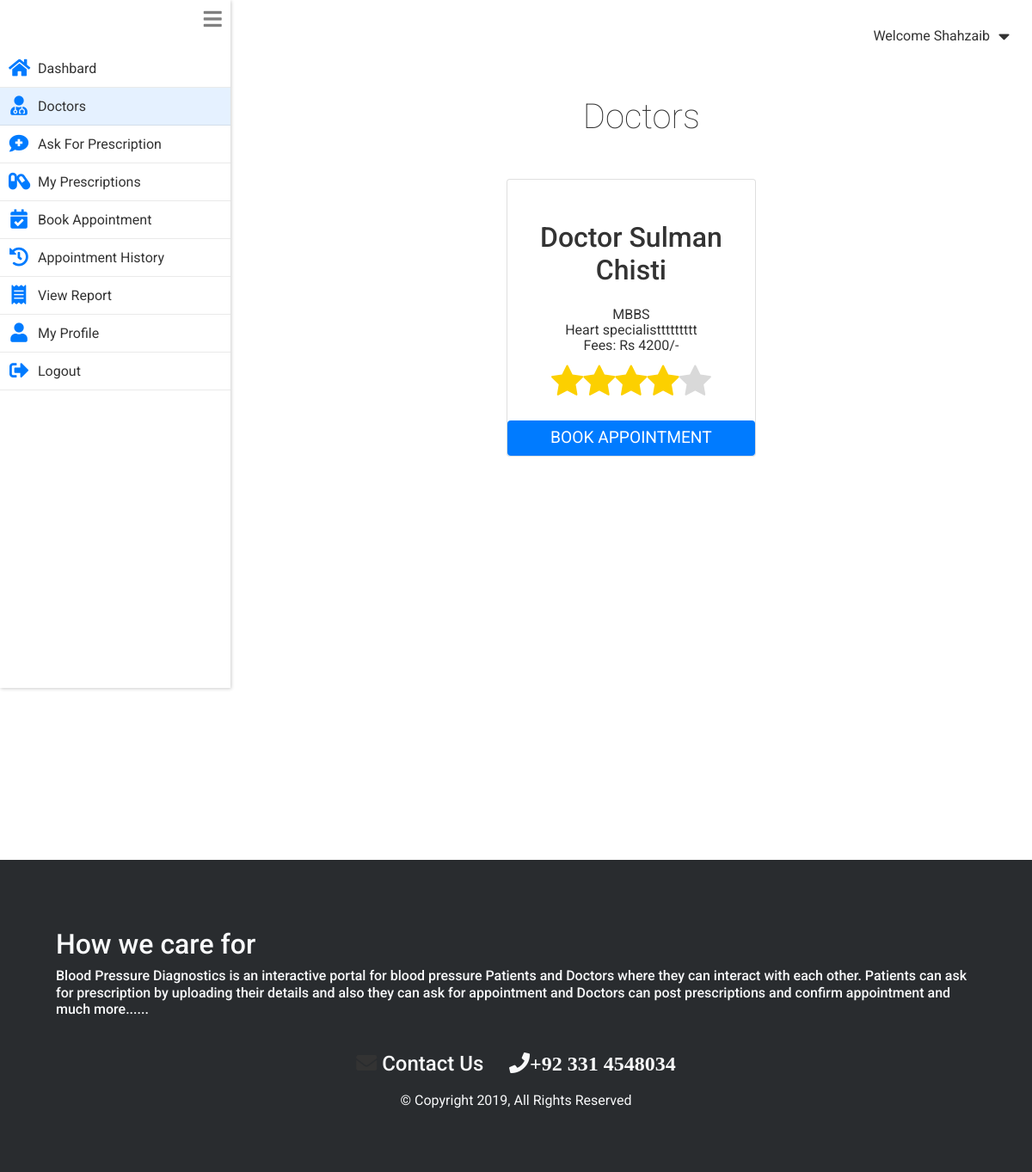
The app's page /patient/doctors.php (signed in) with its own data.
### tables this page shows
CREATE TABLE `patients` (
  `id` int(11) NOT NULL,
  `username` varchar(255) NOT NULL,
  `name` varchar(255) NOT NULL,
  `email` varchar(255) NOT NULL,
  `gender` varchar(6) NOT NULL,
  `hashedPassword` varchar(255) NOT NULL,
  `phone` varchar(255) NOT NULL,
  `address` varchar(255) NOT NULL,
  `city` varchar(255) NOT NULL,
  `dob` varchar(255) NOT NULL,
  `created_on` timestamp NOT NULL DEFAULT CURRENT_TIMESTAMP
);

CREATE TABLE `doctors` (
  `id` int(11) NOT NULL,
  `username` varchar(255) NOT NULL,
  `name` varchar(255) NOT NULL,
  `email` varchar(255) NOT NULL,
  `gender` varchar(6) NOT NULL,
  `hashedPassword` varchar(255) NOT NULL,
  `phone` varchar(60) NOT NULL,
  `address` varchar(255) NOT NULL,
  `city` varchar(60) NOT NULL,
  `dob` varchar(255) NOT NULL,
  `about` varchar(255) NOT NULL,
  `specialization` varchar(60) NOT NULL,
  `qualification` varchar(60) NOT NULL,
  `fees` int(11) NOT NULL,
  `created_on` timestamp NOT NULL DEFAULT CURRENT_TIMESTAMP
);

### private/functions.php (called while the page is built, shortened)
<?php
function loggedInPatientId(){
  return $_SESSION[SessionContract::SESSION_PATIENT_ID];
}
  function urlFor($script_path) {
      if($script_path[0] != '/') {
        $script_path = "/" . $script_path;
      }
      return WWW_ROOT . $script_path;
  }
  function getStylePath($stylesheet_name) {
      if($stylesheet_name[0] != '/') {
        $stylesheet_name = "/" . $stylesheet_name;
      }
      return STYLES_PATH . $stylesheet_name;
  }
?>

### private/model/patient.class.php (called while the page is built, shortened)
<?php
class Patient {
    private $name;
    static private $db;
  static public function setDatabase($pdo){
    if($pdo){
      Patient::$db = $pdo;
    }
    else{
      throw new \Exception("Please pass valid database in Patient ");
    }
  }
  static public function find_patient_by_id($id){
    $queryString  = "SELECT * FROM ".PatientTable::TABLE_NAME." ";
    $queryString .= "WHERE ".PatientTable::COLUMN_ID." = ?";
    $stmt = Patient::$db->prepare($queryString);
    $stmt->execute([$id]);
    $patient = $stmt->fetch(PDO::FETCH_ASSOC);
    if($patient){
      return new Patient($patient);
    }
    else {
      return false;
    }
  }
  public function setName($name='')
  {
    $this->name = $name;
  }
  public function getName()
  {
    return $this->name;
  }
}
?>

### private/model/doctor.class.php (called while the page is built, shortened)
<?php
class Doctor
{
    private $id;
    private $name;
    private $specialization;
    private $qualification;
    private $fees;
    static private $db;
    function __construct($args =[]){
            $this->setId($args[DoctorTable::COLUMN_ID] ?? '');
    }
    static public function setDatabase($pdo){
      if($pdo){
        Doctor::$db = $pdo;
      }
      else{
        throw new \Exception("Please pass valid database in doctor ");
      }
    }
    static public function find_all_doctors(){
     $queryString  = "SELECT * FROM ".DoctorTable::TABLE_NAME;
     $stmt = Doctor::$db->prepare($queryString);
     $stmt->execute();
     $doctors = [];
     while($doctorAssoc = $stmt->fetch(PDO::FETCH_ASSOC)){
       $doctors[]= new self($doctorAssoc);
     }
     if(!empty($doctors)){
       return $doctors;
     }else{
       return false;
     }
    }
    public function getId() {
         return $this->id;
    }
    public function setId($id) {
         $this->id = $id;
         $this->reviews = Review::find_reviews_by_doctor_id($id);
    }
    public function getName() {
         return $this->name;
    }
    public function setName($name) {
         $this->name = $name;
    }
    public function getSpecialization() {
         return $this->specialization;
    }
    public function setSpecialization($specialization) {
         $this->specialization = $specialization;
    }
    public function getQualification() {
         return $this->qualification;
    }
    public function setQualification($qualification) {
         $this->qualification = $qualification;
    }
    public function getFees() {
         return $this->fees;
    }
    public function setFees($fees) {
         $this->fees = $fees;
    }
}
 ?>

### public/patient/doctors.php (the view, shortened to what this page needs)
<?php  require_once('../../private/initialize.php');
    $page_title = "Doctors";
    require_once(getSharedFilePath('patient/header.php'));
    $doctors = Doctor::find_all_doctors();
?>
  <section class="main_content mt-5">
    <h1 class="mb-4">Doctors</h1>
      <div class="doctors-container">
        <div class="row col-lg-10 mx-auto">
          <?php foreach ($doctors as $doctor): ?>
            <div  class="card text-center col-10  col-md-5 mx-auto"
                style="padding:0;"  onclick="location.href='<?php echo urlFor('patient/doctor_detail.php')."?doctor_id=".$doctor->getId(); ?>';">
              <h5 class="card-title text-capitalize mt-5"><?php echo $doctor->getName(); ?></h5>
              <div class="card-subtitle mt-2"><?php echo $doctor->getQualification(); ?></div>
              <div class="card-subtitle "><?php echo $doctor->getSpecialization(); ?></div>
              <div class="card-subtitle ">Fees: Rs <?php echo $doctor->getFees(); ?>/-</div>
              <?php echo Review::getRatingStars((int) Review::get_average_doctor_rating($doctor->getId())); ?>
              <a class="btn btn-primary " href="<?php echo urlFor('patient/book_appointment.php')."?doctor_id=".$doctor->getId(); ?>">Book Appointment</a>
            </div>
          <?php endforeach; ?>
        </div>
      </div>
  </section>
<?php     require_once(getSharedFilePath('footer.php')); ?>

### private/shared/patient/header.php (shortened to what this page needs)
<?php
  $patient_id = loggedInPatientId();
  $patient = Patient::find_patient_by_id($patient_id);
 ?>
<!DOCTYPE html>
<html lang="en" dir="ltr">
  <head>
    <link rel="stylesheet" href="<?php echo getStylePath("main.css"); ?>">
    <link rel="stylesheet" href="https://stackpath.bootstrapcdn.com/bootstrap/4.3.1/css/bootstrap.min.css">
    <link rel="stylesheet" href="https://use.fontawesome.com/releases/v5.7.0/css/all.css">
  </head>
  <body>
      <div class="welcome_bar">
        <p>Welcome <?php echo $patient->getName(); ?> </p><i  id="welcome_drop_down_btn" class="fas fa-caret-down"></i>
      </div>
    <div class="content">
      <nav class="drawer   ">
         <i id="drawer_icon" class="fas fa-bars"></i>
         <ul>
         <li onclick="location.href='<?php echo urlFor("patient/index.php"); ?>';"
           class="<?php if($page_title=='Dashboard'){echo "item_selected";}; ?>">
           <i class="drawer_item_icon fas fa-home"></i>
           <a>Dashbard</a>
         </li>
         <li  onclick="location.href='<?php echo urlFor("patient/doctors.php"); ?>';"
           class="<?php if($page_title=='Doctors'){echo "item_selected";}; ?>">
           <i  class="drawer_item_icon fas fa-user-md"></i>
           <a>Doctors</a>
         </li>
         <li onclick="location.href='<?php echo urlFor("patient/ask_for_prescription.php"); ?>';"
           class="<?php if($page_title=='Ask For Prescription'){echo "item_selected";}; ?>">
           <i class="drawer_item_icon fas fa-comment-medical"></i>
           <a>Ask For Prescription</a>
         </li>
         <li onclick="location.href='<?php echo urlFor("patient/my_prescriptions.php"); ?>';"
           class="<?php if($page_title=='My Prescriptions'){echo "item_selected";}; ?>">
           <i class="drawer_item_icon fas fa-capsules"></i>
           <a>My Prescriptions</a>
         </li>
         <li  onclick="location.href='<?php echo urlFor("patient/book_appointment.php"); ?>';"
           class="<?php if($page_title=='Book Appointment'){echo "item_selected";}; ?>">
           <i class="drawer_item_icon fas fa-calendar-check"></i>
           <a>Book Appointment</a>
         </li>
         <li  onclick="location.href='<?php echo urlFor("patient/my_appointments.php"); ?>';"
           class="<?php if($page_title=='My Appointments'){echo "item_selected";}; ?>">
           <i class="drawer_item_icon fas fa-history"></i>
           <a>Appointment History</a>
         </li>
         <li onclick="location.href='<?php echo urlFor("patient/report.php"); ?>';"
           class="<?php if($page_title=='View Report'){echo "item_selected";}; ?>">
           <i class="drawer_item_icon fas fa-receipt"></i>
           <a>View Report</a>
         </li>
         <li onclick="location.href='<?php echo urlFor("patient/profile.php"); ?>';"
           class="<?php if($page_title=='Profile'){echo "item_selected";}; ?>">
           <i class="drawer_item_icon fas fa-user"></i>
           <a>My Profile</a>
         </li>
         <li onclick="location.href='<?php echo urlFor("patient/doLogout.php"); ?>';">
           <i class="drawer_item_icon fas fa-sign-out-alt"></i>
           <a>Logout</a>
         </li>
       </ul>
      </nav>

### private/styles/css/main.css (style rules this page uses)
* { margin: 0; padding: 0; font-family: 'Roboto', sans-serif; color: #333333; }
.welcome_bar { display: flex; position: absolute; z-index: 1; top: 0; right: 0; margin: 16px; align-items: center; justify-content: center; }
.welcome_bar p { margin-top: 14px; }
.welcome_bar #welcome_drop_down_btn { font-size: 1.3em; padding: 10px; box-sizing: border-box; fill: #333333; }
.content { display: flex; }
.drawer { position: relative; font-weight: normal; height: 100vh; display: block; box-shadow: 1px 1px 4px rgba(0, 0, 0, 0.2); flex-basis: 350px; }
.drawer #drawer_icon { font-size: 1.5em; color: grey; position: absolute; top: 0; right: 0; padding: 10px; box-sizing: border-box; }
.drawer ul { list-style: none; display: flex; flex-direction: column; padding-top: 58px; }
.drawer li { display: flex; justify-content: flex-start; align-items: center; padding: 10px; padding-right: 48px; box-sizing: border-box; position: relative; }
.drawer li::after { display: inline-block; content: ""; height: 1px; width: 100%; position: absolute; bottom: 0; left: 0; background: rgba(51, 51, 51, 0.1); }
.drawer li a { text-decoration: none; color: #333333; padding-left: 10px; }
.drawer .drawer_item_icon { font-size: 1.4em; text-align: center; width: 24px; height: 24px; color: #007bff; }
.drawer .item_selected { background: rgba(0, 123, 255, 0.1); }
.main_content { width: 100%; padding: 0 30px; margin-bottom: 0px; }
.main_content h1 { font-weight: lighter; text-align: center; margin-left: 24px; margin-top: 64px; }
.btn.btn-primary { background: #007bff; font-size: 1.2em; text-transform: uppercase; outline: none; border: 0 solid #000; }
.card { padding: 24px; margin: 24px 0; }
.card .card-title { font-size: 2em; }
.form-control, .btn { min-height: 38px; border-radius: 2px; }
.btn { font-size: 15px; font-weight: bold; }
.doctors-container .btn, .doctors-container .static-rating-container { margin-top: auto; }
.doctors-container .card-title { line-height: 1.2em; }

### records on screen
patients: name "Shahzaib"
doctors: name "Doctor Sulman Chisti", qualification "MBBS", specialization "Heart specialisttttttttt", fees "4200"
